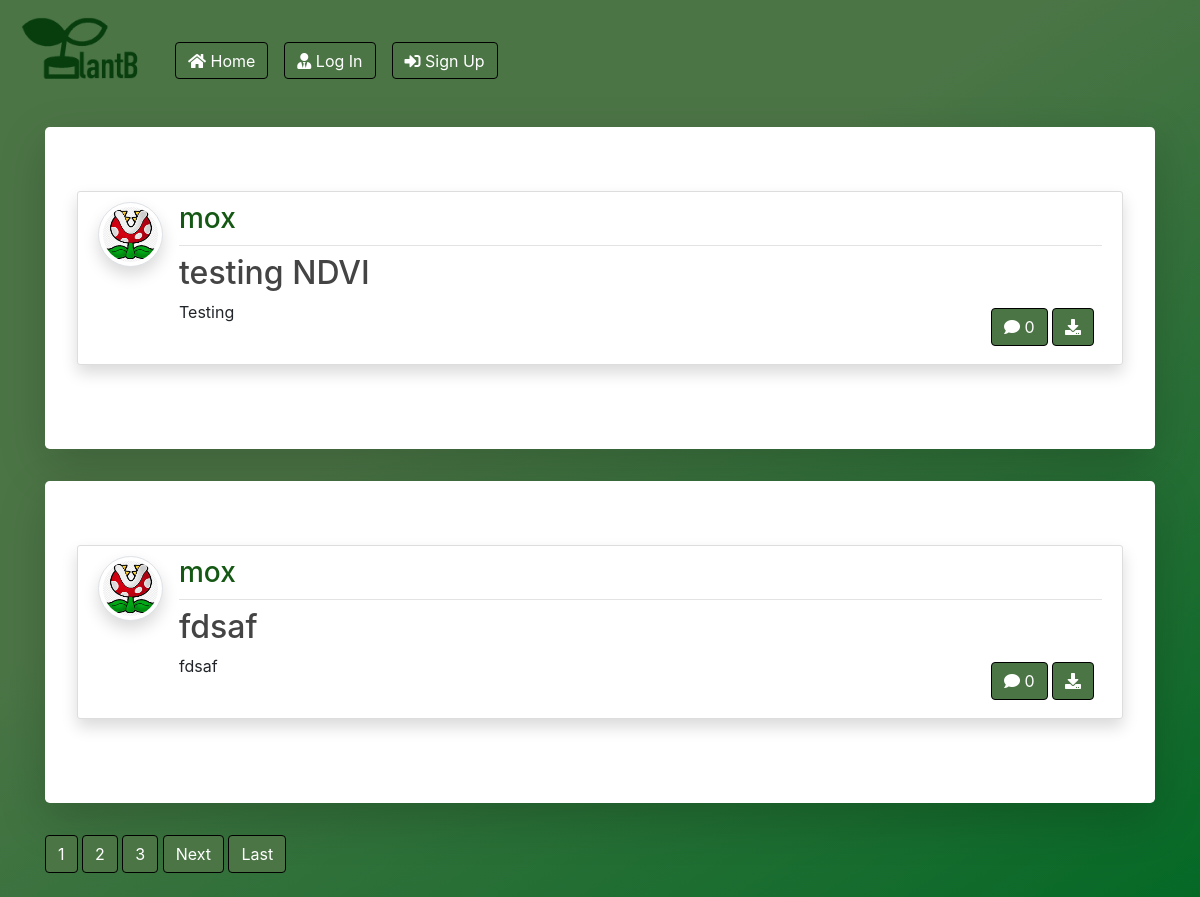
Before: / with the older database file.
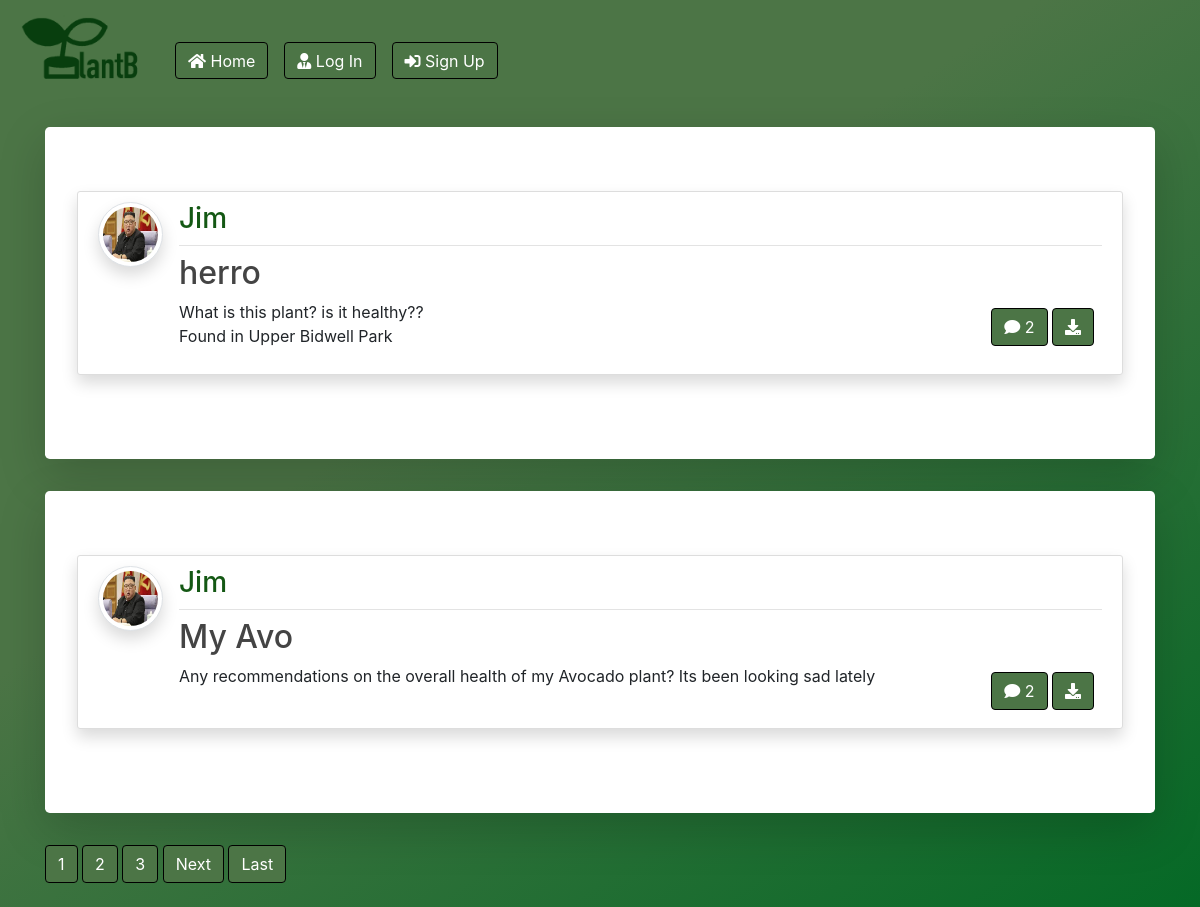
After: the same page with the newer database file.
### blog/models.py (models this page shows, shortened)
class Post(models.Model):
    title = models.CharField(max_length=50)
    file = models.FileField(null=True,blank=True,upload_to='Files')
    temp = models.FileField(upload_to='Files')
    content = models.TextField(max_length=250)
    date_posted = models.DateTimeField(default=timezone.now)
    author = models.ForeignKey(User, on_delete=models.CASCADE)

### users/models.py (models this page shows, shortened)
class Profile(models.Model):
    user = models.OneToOneField(User, on_delete=models.CASCADE)
    image = models.ImageField(default='default.jpeg', upload_to='profile_pics')

### blog/views.py (the view)
# urls.py: path('', PostListView.as_view(), name='blog-home'),
class PostListView(ListView):
    model = Post
    template_name = 'blog/home.html'  # <app>/<model>_<viewtype>.html
    context_object_name = 'posts'
    ordering = ['-date_posted']
    paginate_by = 2

### blog/templates/blog/home.html (shortened to what this page needs)
{% extends "blog/base.html" %}
{% block content %}
    {% for post in posts %}
      <div class="jumbotron mt-3 bg-white shadow-lg">
      <article class="media content-section shadow">
        <a href="{{ post.author.profile.image.url }} " target="_blank"> <img src="{{ post.author.profile.image.url }}  " alt="" class="article-img rounded-circle img-thumbnail img-fluid shadow">
        </a>
        <div class="media-body">
          <div class="article-metadata d-flex justify-content-between">
            <a class="mr-2 "><h3>{{ post.author }}</h3></a>
          </div>
          <h2><a class="article-title text-justify " href="{% url 'post-detail' post.id %}">{{ post.title }}</a></h2>
          <div class="d-flex justify-content-between">
            <p class="article-content text-justify text-truncate overflow-hidden">{{ post.content }}</p>
            {% if post.file %}
          <div class="form-group mt-0 pt-0  m-2">
            <a class="btn btn-outline-primary  btn-d" href="{% url 'post-detail' pk=post.pk %}"><i class="fas fa-comment"></i> {{ post.comments.count }}</a>
            <a class="btn btn-outline-primary  btn-d" href="{{ post.file.url }}"  download type="submit"><i class="fas fa-download"></i></a>
          </div>
          {% endif %}
          </div>
        </div>
      </article>
      </div>
    {% endfor %}
    {% if is_paginated %}
      {% for num in page_obj.paginator.page_range %}
        {% if page_obj.number == num %}
          <a class="btn btn-info mb-4" href="?page={{ num }}">{{ num }}</a>
        {% elif num > page_obj.number|add:'-3' and num < page_obj.number|add:'3' %}
          <a class="btn btn-outline-info mb-4" href="?page={{ num }}">{{ num }}</a>
        {% endif %}
      {% endfor %}
      {% if page_obj.has_next %}
        <a class="btn btn-outline-info mb-4" href="?page={{ page_obj.next_page_number }}">Next</a>
        <a class="btn btn-outline-info mb-4" href="?page={{ page_obj.paginator.num_pages }}">Last</a>
      {% endif %}
    {% endif %}
{% endblock content %}

Changed rows visible on the page:
no longer on this page (row unchanged): Post: author.profile.image (placeholder picture), author "mox", title "testing NDVI", content "Testing", comments.count "0"
no longer on this page (row unchanged): Post: author.profile.image (placeholder picture), author "mox", title "fdsaf", content "fdsaf", comments.count "0"
added Post: author.profile.image (picture), author "Jim", title "herro", content "What is this plant? is it healthy?? Found in Upper Bidwell Park", comments.count "2"
added Post: author.profile.image (picture), author "Jim", title "My Avo", content "Any recommendations on the overall health of my Avocado plant? Its been looking sad lately", comments.count "2"
